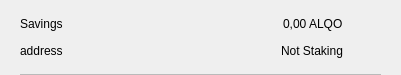
<?xml version="1.0" encoding="UTF-8"?>
<ui version="4.0">
 <class>CSRow</class>
 <widget class="QWidget" name="CSRow">
  <property name="geometry">
   <rect>
    <x>0</x>
    <y>0</y>
    <width>401</width>
    <height>75</height>
   </rect>
  </property>
  <property name="windowTitle">
   <string>Form</string>
  </property>
  <layout class="QVBoxLayout" name="verticalLayout">
   <property name="spacing">
    <number>0</number>
   </property>
   <property name="leftMargin">
    <number>20</number>
   </property>
   <property name="topMargin">
    <number>10</number>
   </property>
   <property name="rightMargin">
    <number>20</number>
   </property>
   <property name="bottomMargin">
    <number>0</number>
   </property>
   <item>
    <widget class="QWidget" name="info" native="true">
     <property name="minimumSize">
      <size>
       <width>0</width>
       <height>0</height>
      </size>
     </property>
     <layout class="QHBoxLayout" name="horizontalLayout_3">
      <property name="leftMargin">
       <number>0</number>
      </property>
      <property name="topMargin">
       <number>0</number>
      </property>
      <property name="rightMargin">
       <number>0</number>
      </property>
      <property name="bottomMargin">
       <number>10</number>
      </property>
      <item>
       <widget class="QWidget" name="container" native="true">
        <property name="minimumSize">
         <size>
          <width>0</width>
          <height>0</height>
         </size>
        </property>
        <layout class="QVBoxLayout" name="verticalLayout_2">
         <property name="spacing">
          <number>0</number>
         </property>
         <property name="leftMargin">
          <number>0</number>
         </property>
         <property name="topMargin">
          <number>0</number>
         </property>
         <property name="rightMargin">
          <number>0</number>
         </property>
         <property name="bottomMargin">
          <number>0</number>
         </property>
         <item>
          <layout class="QHBoxLayout" name="horizontalLayout">
           <item>
            <widget class="QLabel" name="labelName">
             <property name="text">
              <string>Savings</string>
             </property>
            </widget>
           </item>
           <item>
            <spacer name="horizontalSpacer">
             <property name="orientation">
              <enum>Qt::Horizontal</enum>
             </property>
             <property name="sizeHint" stdset="0">
              <size>
               <width>40</width>
               <height>20</height>
              </size>
             </property>
            </spacer>
           </item>
           <item>
            <widget class="QLabel" name="labelAmount">
             <property name="text">
              <string>0,00 ALQO</string>
             </property>
            </widget>
           </item>
          </layout>
         </item>
         <item>
          <layout class="QHBoxLayout" name="horizontalLayout_2">
           <item>
            <widget class="QLabel" name="labelAddress">
             <property name="text">
              <string>address</string>
             </property>
            </widget>
           </item>
           <item>
            <spacer name="horizontalSpacer_2">
             <property name="orientation">
              <enum>Qt::Horizontal</enum>
             </property>
             <property name="sizeHint" stdset="0">
              <size>
               <width>40</width>
               <height>20</height>
              </size>
             </property>
            </spacer>
           </item>
           <item>
            <widget class="QLabel" name="labelStaking">
             <property name="text">
              <string>Not Staking</string>
             </property>
            </widget>
           </item>
          </layout>
         </item>
        </layout>
       </widget>
      </item>
      <item alignment="Qt::AlignHCenter|Qt::AlignVCenter">
       <widget class="QPushButton" name="pushButtonMenu">
        <property name="minimumSize">
         <size>
          <width>24</width>
          <height>24</height>
         </size>
        </property>
        <property name="maximumSize">
         <size>
          <width>32</width>
          <height>32</height>
         </size>
        </property>
        <property name="styleSheet">
         <string notr="true">border:none; background-color:transparent;</string>
        </property>
        <property name="text">
         <string/>
        </property>
        <property name="icon">
         <iconset resource="resource.qrc">
          <normaloff>://ic-menu-hover</normaloff>://ic-menu-hover</iconset>
        </property>
        <property name="iconSize">
         <size>
          <width>24</width>
          <height>24</height>
         </size>
        </property>
       </widget>
      </item>
     </layout>
    </widget>
   </item>
   <item>
    <widget class="QLabel" name="lblDivisory">
     <property name="minimumSize">
      <size>
       <width>0</width>
       <height>1</height>
      </size>
     </property>
     <property name="maximumSize">
      <size>
       <width>16777215</width>
       <height>1</height>
      </size>
     </property>
     <property name="styleSheet">
      <string notr="true">background-color:#bababa;</string>
     </property>
     <property name="text">
      <string/>
     </property>
     <property name="alignment">
      <set>Qt::AlignBottom|Qt::AlignLeading|Qt::AlignLeft</set>
     </property>
    </widget>
   </item>
  </layout>
 </widget>
 <resources/>
 <connections/>
</ui>
